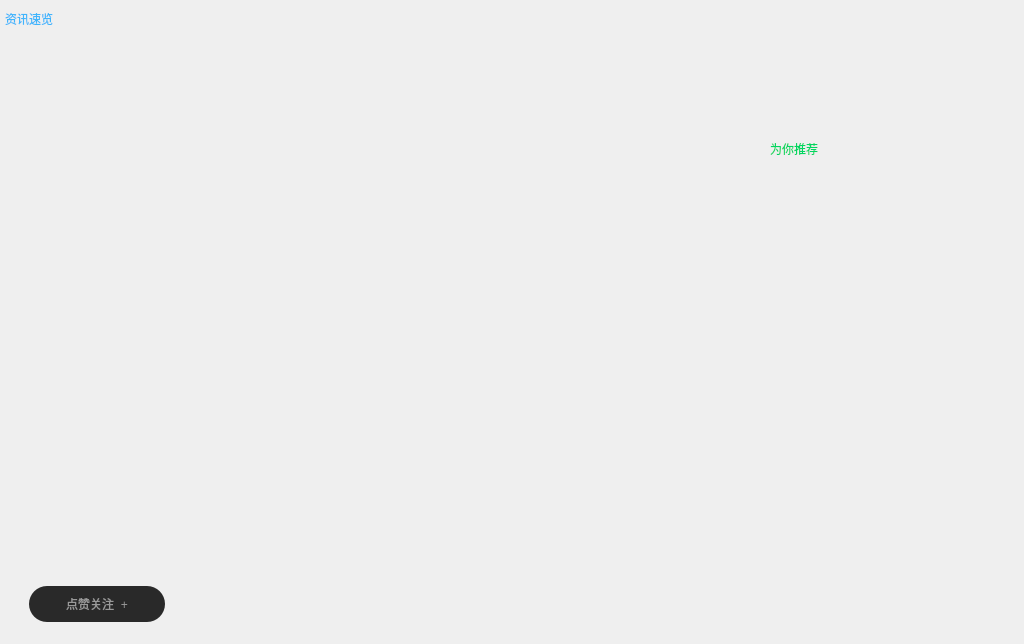
<?xml version="1.0" encoding="UTF-8"?>
<ui version="4.0">
 <class>ShortVideo</class>
 <widget class="QWidget" name="ShortVideo">
  <property name="geometry">
   <rect>
    <x>0</x>
    <y>0</y>
    <width>1024</width>
    <height>644</height>
   </rect>
  </property>
  <property name="windowTitle">
   <string>Form</string>
  </property>
  <property name="styleSheet">
   <string notr="true">*
{
border: none;
}</string>
  </property>
  <layout class="QVBoxLayout" name="verticalLayout_4" stretch="2,8">
   <property name="spacing">
    <number>0</number>
   </property>
   <property name="leftMargin">
    <number>0</number>
   </property>
   <property name="topMargin">
    <number>0</number>
   </property>
   <property name="rightMargin">
    <number>0</number>
   </property>
   <property name="bottomMargin">
    <number>0</number>
   </property>
   <item>
    <layout class="QVBoxLayout" name="verticalLayout">
     <property name="spacing">
      <number>0</number>
     </property>
     <item>
      <widget class="QFrame" name="frame_title">
       <property name="minimumSize">
        <size>
         <width>0</width>
         <height>38</height>
        </size>
       </property>
       <property name="maximumSize">
        <size>
         <width>16777215</width>
         <height>38</height>
        </size>
       </property>
       <property name="frameShape">
        <enum>QFrame::StyledPanel</enum>
       </property>
       <property name="frameShadow">
        <enum>QFrame::Raised</enum>
       </property>
       <layout class="QHBoxLayout" name="horizontalLayout">
        <property name="spacing">
         <number>0</number>
        </property>
        <property name="leftMargin">
         <number>0</number>
        </property>
        <property name="topMargin">
         <number>0</number>
        </property>
        <property name="rightMargin">
         <number>0</number>
        </property>
        <property name="bottomMargin">
         <number>0</number>
        </property>
        <item>
         <widget class="QPushButton" name="pushButton_title">
          <property name="minimumSize">
           <size>
            <width>300</width>
            <height>36</height>
           </size>
          </property>
          <property name="maximumSize">
           <size>
            <width>16777215</width>
            <height>36</height>
           </size>
          </property>
          <property name="styleSheet">
           <string notr="true">QPushButton
{
font: 800 25px &quot;微软雅黑&quot;;
font-style: normal;
text-align: left;
padding-left: 5px;
color: #3fb5fc;
}

QPushButton:hover
{
color: #00ff00;
}</string>
          </property>
          <property name="text">
           <string>资讯速览</string>
          </property>
         </widget>
        </item>
        <item>
         <spacer name="horizontalSpacer">
          <property name="orientation">
           <enum>Qt::Horizontal</enum>
          </property>
          <property name="sizeHint" stdset="0">
           <size>
            <width>583</width>
            <height>20</height>
           </size>
          </property>
         </spacer>
        </item>
       </layout>
      </widget>
     </item>
     <item>
      <layout class="QHBoxLayout" name="horizontalLayout_2">
       <property name="topMargin">
        <number>8</number>
       </property>
       <property name="bottomMargin">
        <number>8</number>
       </property>
       <item>
        <widget class="CusListWidget" name="listWidget_type">
         <property name="minimumSize">
          <size>
           <width>990</width>
           <height>80</height>
          </size>
         </property>
         <property name="maximumSize">
          <size>
           <width>990</width>
           <height>80</height>
          </size>
         </property>
         <property name="styleSheet">
          <string notr="true">QListWidget
{
font: 800 15px &quot;微软雅黑&quot;;
background-color: transparent;
}

QListWidget::item
{
color: #eeeeee;
border-radius: 3px;
margin: 10px 5px;
background-color: rgba(40, 40, 40,0.8);
}

QListWidget::item:selected
{
color: #ff4335;
}

QListWidget::item:hover
{
color: #ff4335;
}</string>
         </property>
        </widget>
       </item>
       <item>
        <spacer name="horizontalSpacer_2">
         <property name="orientation">
          <enum>Qt::Horizontal</enum>
         </property>
         <property name="sizeType">
          <enum>QSizePolicy::Expanding</enum>
         </property>
         <property name="sizeHint" stdset="0">
          <size>
           <width>20</width>
           <height>20</height>
          </size>
         </property>
        </spacer>
       </item>
      </layout>
     </item>
    </layout>
   </item>
   <item>
    <layout class="QHBoxLayout" name="horizontalLayout_3" stretch="8,0">
     <property name="spacing">
      <number>3</number>
     </property>
     <item>
      <layout class="QVBoxLayout" name="verticalLayout_2" stretch="0,2">
       <property name="spacing">
        <number>0</number>
       </property>
       <item>
        <widget class="QStackedWidget" name="stackedWidget_player">
         <property name="minimumSize">
          <size>
           <width>0</width>
           <height>200</height>
          </size>
         </property>
         <property name="styleSheet">
          <string notr="true"/>
         </property>
         <property name="currentIndex">
          <number>0</number>
         </property>
         <widget class="QWidget" name="stackPage_video">
          <layout class="QVBoxLayout" name="verticalLayout_5">
           <property name="spacing">
            <number>0</number>
           </property>
           <property name="leftMargin">
            <number>0</number>
           </property>
           <property name="topMargin">
            <number>0</number>
           </property>
           <property name="rightMargin">
            <number>0</number>
           </property>
           <property name="bottomMargin">
            <number>0</number>
           </property>
           <item>
            <widget class="MiniPlayer" name="widget_player" native="true"/>
           </item>
          </layout>
         </widget>
         <widget class="QWidget" name="stackPage_novideo">
          <layout class="QVBoxLayout" name="verticalLayout_6">
           <property name="spacing">
            <number>0</number>
           </property>
           <property name="leftMargin">
            <number>0</number>
           </property>
           <property name="topMargin">
            <number>0</number>
           </property>
           <property name="rightMargin">
            <number>0</number>
           </property>
           <property name="bottomMargin">
            <number>0</number>
           </property>
           <item>
            <widget class="CusLabelItem" name="label_novideo">
             <property name="styleSheet">
              <string notr="true"/>
             </property>
             <property name="text">
              <string/>
             </property>
            </widget>
           </item>
          </layout>
         </widget>
        </widget>
       </item>
       <item>
        <widget class="QWidget" name="widget_attention" native="true">
         <property name="minimumSize">
          <size>
           <width>0</width>
           <height>80</height>
          </size>
         </property>
         <property name="maximumSize">
          <size>
           <width>16777215</width>
           <height>80</height>
          </size>
         </property>
         <layout class="QHBoxLayout" name="horizontalLayout_4">
          <property name="spacing">
           <number>15</number>
          </property>
          <item>
           <spacer name="horizontalSpacer_4">
            <property name="orientation">
             <enum>Qt::Horizontal</enum>
            </property>
            <property name="sizeType">
             <enum>QSizePolicy::Fixed</enum>
            </property>
            <property name="sizeHint" stdset="0">
             <size>
              <width>20</width>
              <height>20</height>
             </size>
            </property>
           </spacer>
          </item>
          <item>
           <widget class="QPushButton" name="pushButton_love">
            <property name="minimumSize">
             <size>
              <width>136</width>
              <height>36</height>
             </size>
            </property>
            <property name="maximumSize">
             <size>
              <width>136</width>
              <height>36</height>
             </size>
            </property>
            <property name="styleSheet">
             <string notr="true">QPushButton
{
color:#999999;
font: 400 16px &quot;微软雅黑&quot;;
text-align: center;
border-radius: 18px;
background-color: #292929;
}

QPushButton:hover
{
color:#ffffff;
}</string>
            </property>
            <property name="text">
             <string>点赞关注  +</string>
            </property>
           </widget>
          </item>
          <item>
           <spacer name="horizontalSpacer_3">
            <property name="orientation">
             <enum>Qt::Horizontal</enum>
            </property>
            <property name="sizeHint" stdset="0">
             <size>
              <width>248</width>
              <height>20</height>
             </size>
            </property>
           </spacer>
          </item>
          <item>
           <widget class="QPushButton" name="pushButton_toPlayer">
            <property name="minimumSize">
             <size>
              <width>25</width>
              <height>25</height>
             </size>
            </property>
            <property name="maximumSize">
             <size>
              <width>25</width>
              <height>25</height>
             </size>
            </property>
            <property name="styleSheet">
             <string notr="true">QPushButton
{
border-image: url(:/images/player/player_toplayer.png);
}

QPushButton:hover
{
border-image: url(:/images/player/player_toplayer_hover.png);
}</string>
            </property>
            <property name="text">
             <string/>
            </property>
           </widget>
          </item>
          <item>
           <widget class="QPushButton" name="pushButton_collect">
            <property name="minimumSize">
             <size>
              <width>25</width>
              <height>25</height>
             </size>
            </property>
            <property name="maximumSize">
             <size>
              <width>25</width>
              <height>25</height>
             </size>
            </property>
            <property name="styleSheet">
             <string notr="true">QPushButton
{
border-image: url(:/images/player/player_collect_hover.png);
}

QPushButton:checked
{
border-image: url(:/images/player/player_collect.png);
}

QPushButton:hover
{
/*border-image: url(:/images/player/player_collect.png);*/
}</string>
            </property>
            <property name="text">
             <string/>
            </property>
           </widget>
          </item>
          <item>
           <widget class="QPushButton" name="pushButton_download">
            <property name="minimumSize">
             <size>
              <width>25</width>
              <height>25</height>
             </size>
            </property>
            <property name="maximumSize">
             <size>
              <width>25</width>
              <height>25</height>
             </size>
            </property>
            <property name="styleSheet">
             <string notr="true">QPushButton
{
border-image: url(:/images/player/player_download.png);
}

QPushButton:hover
{
border-image: url(:/images/player/player_download_hover.png);
}</string>
            </property>
            <property name="text">
             <string/>
            </property>
           </widget>
          </item>
          <item>
           <widget class="QPushButton" name="pushButton_suggest">
            <property name="minimumSize">
             <size>
              <width>25</width>
              <height>25</height>
             </size>
            </property>
            <property name="maximumSize">
             <size>
              <width>25</width>
              <height>25</height>
             </size>
            </property>
            <property name="styleSheet">
             <string notr="true">QPushButton
{
border-image: url(:/images/player/player_more.png);
}

QPushButton:hover
{
border-image: url(:/images/player/player_more_hover.png);
}</string>
            </property>
            <property name="text">
             <string/>
            </property>
           </widget>
          </item>
         </layout>
        </widget>
       </item>
      </layout>
     </item>
     <item>
      <layout class="QVBoxLayout" name="verticalLayout_3">
       <item>
        <widget class="QFrame" name="frame_themeflush">
         <property name="minimumSize">
          <size>
           <width>0</width>
           <height>30</height>
          </size>
         </property>
         <property name="maximumSize">
          <size>
           <width>16777215</width>
           <height>30</height>
          </size>
         </property>
         <property name="styleSheet">
          <string notr="true">#frame_themeflush
{
background-color: transparent;
}</string>
         </property>
         <property name="frameShape">
          <enum>QFrame::StyledPanel</enum>
         </property>
         <property name="frameShadow">
          <enum>QFrame::Raised</enum>
         </property>
         <layout class="QHBoxLayout" name="horizontalLayout_6">
          <property name="leftMargin">
           <number>0</number>
          </property>
          <property name="topMargin">
           <number>0</number>
          </property>
          <property name="rightMargin">
           <number>0</number>
          </property>
          <property name="bottomMargin">
           <number>0</number>
          </property>
          <item>
           <widget class="QPushButton" name="pushButton_rectags">
            <property name="minimumSize">
             <size>
              <width>60</width>
              <height>28</height>
             </size>
            </property>
            <property name="maximumSize">
             <size>
              <width>60</width>
              <height>28</height>
             </size>
            </property>
            <property name="styleSheet">
             <string notr="true">QPushButton
{
border: none;
color: #00d661;
font: 800 14px &quot;微软雅黑&quot;;
}

QPushButton:hover
{
color: #00d661;
}
</string>
            </property>
            <property name="text">
             <string>为你推荐</string>
            </property>
           </widget>
          </item>
          <item>
           <spacer name="horizontalSpacer_7">
            <property name="orientation">
             <enum>Qt::Horizontal</enum>
            </property>
            <property name="sizeHint" stdset="0">
             <size>
              <width>105</width>
              <height>20</height>
             </size>
            </property>
           </spacer>
          </item>
          <item>
           <widget class="QPushButton" name="pushButton_themeflush">
            <property name="minimumSize">
             <size>
              <width>80</width>
              <height>28</height>
             </size>
            </property>
            <property name="maximumSize">
             <size>
              <width>80</width>
              <height>28</height>
             </size>
            </property>
            <property name="styleSheet">
             <string notr="true">QPushButton
{
border: none;
color: #d81e1f;
font: 800 14px &quot;微软雅黑&quot;;
}

QPushButton:hover
{
color: #00d661;
}
</string>
            </property>
            <property name="text">
             <string/>
            </property>
           </widget>
          </item>
         </layout>
        </widget>
       </item>
       <item>
        <widget class="QStackedWidget" name="stackedWidget_dramalist">
         <property name="minimumSize">
          <size>
           <width>260</width>
           <height>0</height>
          </size>
         </property>
         <property name="maximumSize">
          <size>
           <width>260</width>
           <height>16777215</height>
          </size>
         </property>
         <property name="currentIndex">
          <number>0</number>
         </property>
         <widget class="QWidget" name="page_themevideo">
          <layout class="QVBoxLayout" name="verticalLayout_7">
           <property name="spacing">
            <number>0</number>
           </property>
           <property name="leftMargin">
            <number>0</number>
           </property>
           <property name="topMargin">
            <number>0</number>
           </property>
           <property name="rightMargin">
            <number>0</number>
           </property>
           <property name="bottomMargin">
            <number>0</number>
           </property>
           <item>
            <widget class="QListWidget" name="listWidget_medialist">
             <property name="minimumSize">
              <size>
               <width>260</width>
               <height>0</height>
              </size>
             </property>
             <property name="maximumSize">
              <size>
               <width>260</width>
               <height>16777215</height>
              </size>
             </property>
             <property name="styleSheet">
              <string notr="true">QListWidget
{
background-color: transparent;
}

QListWidget::item
{
background-color: transparent;
color: transparent;
margin:1px;
}

QListWidget::item:selected
{
background-color: #3e3f42;
border: 1px solid #ff4335;
color: transparent;
}

QListWidget::item:hover
{
background-color: #3e3f42;
border: 1px solid #4ea018;
color: transparent;
}</string>
             </property>
            </widget>
           </item>
          </layout>
         </widget>
         <widget class="QWidget" name="page_blank">
          <layout class="QVBoxLayout" name="verticalLayout_9">
           <property name="spacing">
            <number>0</number>
           </property>
           <property name="leftMargin">
            <number>0</number>
           </property>
           <property name="topMargin">
            <number>0</number>
           </property>
           <property name="rightMargin">
            <number>0</number>
           </property>
           <property name="bottomMargin">
            <number>0</number>
           </property>
           <item>
            <layout class="QVBoxLayout" name="verticalLayout_8" stretch="2,2,6">
             <item>
              <spacer name="verticalSpacer">
               <property name="orientation">
                <enum>Qt::Vertical</enum>
               </property>
               <property name="sizeHint" stdset="0">
                <size>
                 <width>20</width>
                 <height>40</height>
                </size>
               </property>
              </spacer>
             </item>
             <item>
              <layout class="QHBoxLayout" name="horizontalLayout_5">
               <item>
                <spacer name="horizontalSpacer_5">
                 <property name="orientation">
                  <enum>Qt::Horizontal</enum>
                 </property>
                 <property name="sizeHint" stdset="0">
                  <size>
                   <width>40</width>
                   <height>20</height>
                  </size>
                 </property>
                </spacer>
               </item>
               <item>
                <widget class="QFrame" name="frame_blank">
                 <property name="minimumSize">
                  <size>
                   <width>150</width>
                   <height>200</height>
                  </size>
                 </property>
                 <property name="maximumSize">
                  <size>
                   <width>150</width>
                   <height>200</height>
                  </size>
                 </property>
                 <property name="frameShape">
                  <enum>QFrame::StyledPanel</enum>
                 </property>
                 <property name="frameShadow">
                  <enum>QFrame::Raised</enum>
                 </property>
                 <layout class="QVBoxLayout" name="verticalLayout_10">
                  <property name="spacing">
                   <number>0</number>
                  </property>
                  <property name="leftMargin">
                   <number>0</number>
                  </property>
                  <property name="topMargin">
                   <number>0</number>
                  </property>
                  <property name="rightMargin">
                   <number>0</number>
                  </property>
                  <property name="bottomMargin">
                   <number>0</number>
                  </property>
                  <item>
                   <widget class="QLabel" name="label_blank">
                    <property name="minimumSize">
                     <size>
                      <width>150</width>
                      <height>150</height>
                     </size>
                    </property>
                    <property name="maximumSize">
                     <size>
                      <width>150</width>
                      <height>150</height>
                     </size>
                    </property>
                    <property name="text">
                     <string/>
                    </property>
                   </widget>
                  </item>
                  <item>
                   <widget class="QPushButton" name="pushButton_tips">
                    <property name="minimumSize">
                     <size>
                      <width>0</width>
                      <height>36</height>
                     </size>
                    </property>
                    <property name="maximumSize">
                     <size>
                      <width>16777215</width>
                      <height>36</height>
                     </size>
                    </property>
                    <property name="styleSheet">
                     <string notr="true">QPushButton
{
border: none;
color: white;
font: 400 15px &quot;微软雅黑&quot;;
}</string>
                    </property>
                    <property name="text">
                     <string>暂无该类型资源！</string>
                    </property>
                   </widget>
                  </item>
                 </layout>
                </widget>
               </item>
               <item>
                <spacer name="horizontalSpacer_6">
                 <property name="orientation">
                  <enum>Qt::Horizontal</enum>
                 </property>
                 <property name="sizeHint" stdset="0">
                  <size>
                   <width>40</width>
                   <height>20</height>
                  </size>
                 </property>
                </spacer>
               </item>
              </layout>
             </item>
             <item>
              <spacer name="verticalSpacer_2">
               <property name="orientation">
                <enum>Qt::Vertical</enum>
               </property>
               <property name="sizeHint" stdset="0">
                <size>
                 <width>20</width>
                 <height>40</height>
                </size>
               </property>
              </spacer>
             </item>
            </layout>
           </item>
          </layout>
         </widget>
        </widget>
       </item>
      </layout>
     </item>
    </layout>
   </item>
  </layout>
 </widget>
 <customwidgets>
  <customwidget>
   <class>CusListWidget</class>
   <extends>QListWidget</extends>
   <header>mainwidget/CusListWidget.h</header>
  </customwidget>
  <customwidget>
   <class>MiniPlayer</class>
   <extends>QWidget</extends>
   <header>miniplayer/MiniPlayer.h</header>
   <container>1</container>
  </customwidget>
  <customwidget>
   <class>CusLabelItem</class>
   <extends>QLabel</extends>
   <header>mainwidget/CusLabelItem.h</header>
  </customwidget>
 </customwidgets>
 <resources/>
 <connections/>
</ui>
